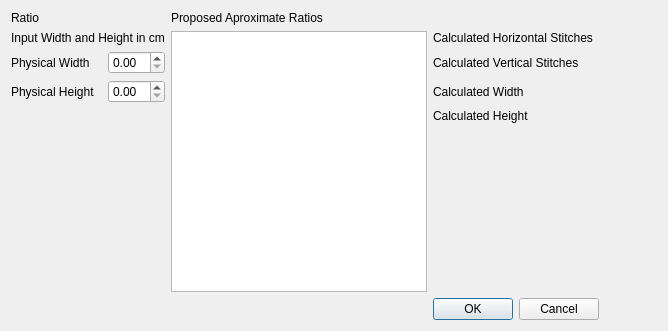
<?xml version="1.0" encoding="UTF-8"?>
<ui version="4.0">
 <class>Dialog</class>
 <widget class="QDialog" name="Dialog">
  <property name="geometry">
   <rect>
    <x>0</x>
    <y>0</y>
    <width>668</width>
    <height>331</height>
   </rect>
  </property>
  <property name="windowTitle">
   <string>Dialog</string>
  </property>
  <layout class="QGridLayout" name="gridLayout">
   <item row="4" column="4">
    <widget class="QLabel" name="label_3">
     <property name="text">
      <string>Calculated Height</string>
     </property>
    </widget>
   </item>
   <item row="1" column="4">
    <widget class="QLabel" name="label_2">
     <property name="text">
      <string>Calculated Horizontal Stitches</string>
     </property>
    </widget>
   </item>
   <item row="0" column="0">
    <widget class="QLabel" name="label">
     <property name="text">
      <string>Ratio</string>
     </property>
    </widget>
   </item>
   <item row="3" column="0">
    <widget class="QLabel" name="label_7">
     <property name="text">
      <string>Physical Height</string>
     </property>
    </widget>
   </item>
   <item row="2" column="5">
    <widget class="QLabel" name="vertical_stitches_label">
     <property name="text">
      <string/>
     </property>
    </widget>
   </item>
   <item row="0" column="3">
    <widget class="QLabel" name="label_6">
     <property name="text">
      <string>Proposed Aproximate Ratios</string>
     </property>
    </widget>
   </item>
   <item row="5" column="4">
    <spacer name="verticalSpacer">
     <property name="orientation">
      <enum>Qt::Vertical</enum>
     </property>
     <property name="sizeHint" stdset="0">
      <size>
       <width>20</width>
       <height>40</height>
      </size>
     </property>
    </spacer>
   </item>
   <item row="5" column="5">
    <spacer name="horizontalSpacer">
     <property name="orientation">
      <enum>Qt::Horizontal</enum>
     </property>
     <property name="sizeType">
      <enum>QSizePolicy::MinimumExpanding</enum>
     </property>
     <property name="sizeHint" stdset="0">
      <size>
       <width>40</width>
       <height>20</height>
      </size>
     </property>
    </spacer>
   </item>
   <item row="4" column="5">
    <widget class="QLabel" name="calculated_height_label">
     <property name="text">
      <string/>
     </property>
    </widget>
   </item>
   <item row="2" column="0">
    <widget class="QLabel" name="label_9">
     <property name="text">
      <string>Physical Width</string>
     </property>
    </widget>
   </item>
   <item row="6" column="4">
    <widget class="QDialogButtonBox" name="buttonBox">
     <property name="orientation">
      <enum>Qt::Horizontal</enum>
     </property>
     <property name="standardButtons">
      <set>QDialogButtonBox::Cancel|QDialogButtonBox::Ok</set>
     </property>
    </widget>
   </item>
   <item row="0" column="2">
    <widget class="QLabel" name="ratio_label">
     <property name="text">
      <string/>
     </property>
    </widget>
   </item>
   <item row="1" column="3" rowspan="5">
    <widget class="QListWidget" name="ratios_list"/>
   </item>
   <item row="2" column="2">
    <widget class="QDoubleSpinBox" name="width_spinbox">
     <property name="singleStep">
      <double>0.100000000000000</double>
     </property>
    </widget>
   </item>
   <item row="1" column="0" colspan="3">
    <widget class="QLabel" name="label_8">
     <property name="text">
      <string>Input Width and Height in cm</string>
     </property>
    </widget>
   </item>
   <item row="3" column="5">
    <widget class="QLabel" name="calculated_width_label">
     <property name="text">
      <string/>
     </property>
    </widget>
   </item>
   <item row="3" column="4">
    <widget class="QLabel" name="label_5">
     <property name="text">
      <string>Calculated Width</string>
     </property>
    </widget>
   </item>
   <item row="2" column="4">
    <widget class="QLabel" name="label_4">
     <property name="text">
      <string>Calculated Vertical Stitches</string>
     </property>
    </widget>
   </item>
   <item row="3" column="2">
    <widget class="QDoubleSpinBox" name="height_spinbox">
     <property name="singleStep">
      <double>0.100000000000000</double>
     </property>
    </widget>
   </item>
   <item row="1" column="5">
    <widget class="QLabel" name="horizontal_stitches_label">
     <property name="text">
      <string/>
     </property>
    </widget>
   </item>
  </layout>
 </widget>
 <resources/>
 <connections>
  <connection>
   <sender>buttonBox</sender>
   <signal>accepted()</signal>
   <receiver>Dialog</receiver>
   <slot>accept()</slot>
   <hints>
    <hint type="sourcelabel">
     <x>248</x>
     <y>254</y>
    </hint>
    <hint type="destinationlabel">
     <x>157</x>
     <y>274</y>
    </hint>
   </hints>
  </connection>
  <connection>
   <sender>buttonBox</sender>
   <signal>rejected()</signal>
   <receiver>Dialog</receiver>
   <slot>reject()</slot>
   <hints>
    <hint type="sourcelabel">
     <x>316</x>
     <y>260</y>
    </hint>
    <hint type="destinationlabel">
     <x>286</x>
     <y>274</y>
    </hint>
   </hints>
  </connection>
 </connections>
</ui>
